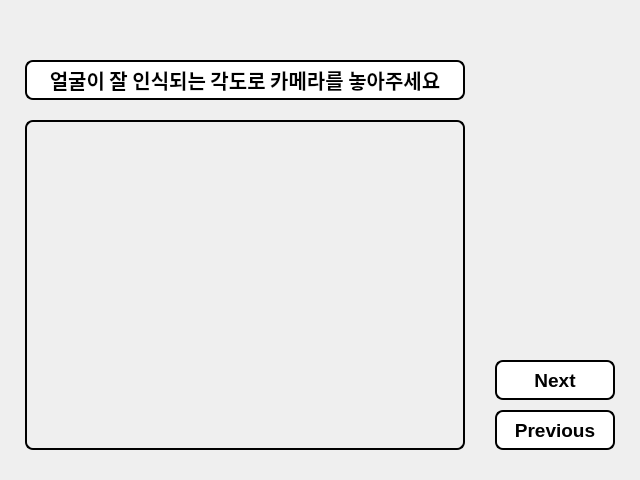
<?xml version="1.0" encoding="UTF-8"?>
<ui version="4.0">
 <class>CamSetPage</class>
 <widget class="QWidget" name="CamSetPage">
  <property name="geometry">
   <rect>
    <x>0</x>
    <y>0</y>
    <width>640</width>
    <height>480</height>
   </rect>
  </property>
  <property name="sizePolicy">
   <sizepolicy hsizetype="Fixed" vsizetype="Fixed">
    <horstretch>0</horstretch>
    <verstretch>0</verstretch>
   </sizepolicy>
  </property>
  <property name="minimumSize">
   <size>
    <width>0</width>
    <height>0</height>
   </size>
  </property>
  <property name="maximumSize">
   <size>
    <width>16777215</width>
    <height>16777215</height>
   </size>
  </property>
  <property name="windowTitle">
   <string>Form</string>
  </property>
  <widget class="QLabel" name="infoLabel">
   <property name="geometry">
    <rect>
     <x>25</x>
     <y>60</y>
     <width>440</width>
     <height>40</height>
    </rect>
   </property>
   <property name="sizePolicy">
    <sizepolicy hsizetype="Fixed" vsizetype="Fixed">
     <horstretch>0</horstretch>
     <verstretch>0</verstretch>
    </sizepolicy>
   </property>
   <property name="minimumSize">
    <size>
     <width>0</width>
     <height>0</height>
    </size>
   </property>
   <property name="maximumSize">
    <size>
     <width>16777215</width>
     <height>16777215</height>
    </size>
   </property>
   <property name="font">
    <font>
     <family>Sans Serif</family>
     <pointsize>15</pointsize>
     <bold>true</bold>
    </font>
   </property>
   <property name="styleSheet">
    <string notr="true">border: 2px solid black;
border-radius: 8px;
background-color: white;
outline: none;</string>
   </property>
   <property name="text">
    <string>얼굴이 잘 인식되는 각도로 카메라를 놓아주세요</string>
   </property>
   <property name="alignment">
    <set>Qt::AlignCenter</set>
   </property>
  </widget>
  <widget class="QLabel" name="videoLabel">
   <property name="geometry">
    <rect>
     <x>25</x>
     <y>120</y>
     <width>440</width>
     <height>330</height>
    </rect>
   </property>
   <property name="sizePolicy">
    <sizepolicy hsizetype="Preferred" vsizetype="Preferred">
     <horstretch>0</horstretch>
     <verstretch>0</verstretch>
    </sizepolicy>
   </property>
   <property name="minimumSize">
    <size>
     <width>0</width>
     <height>0</height>
    </size>
   </property>
   <property name="maximumSize">
    <size>
     <width>16777215</width>
     <height>16777215</height>
    </size>
   </property>
   <property name="styleSheet">
    <string notr="true">border: 2px solid black;
border-radius: 8px;
outline: none;</string>
   </property>
   <property name="text">
    <string/>
   </property>
   <property name="alignment">
    <set>Qt::AlignCenter</set>
   </property>
  </widget>
  <widget class="QPushButton" name="nextButton">
   <property name="geometry">
    <rect>
     <x>495</x>
     <y>360</y>
     <width>120</width>
     <height>40</height>
    </rect>
   </property>
   <property name="maximumSize">
    <size>
     <width>16777215</width>
     <height>16777215</height>
    </size>
   </property>
   <property name="font">
    <font>
     <pointsize>14</pointsize>
     <bold>true</bold>
    </font>
   </property>
   <property name="styleSheet">
    <string notr="true">QPushButton {
    border: 2px solid black;
    border-radius: 8px;
    background-color: white;
    outline: none;
}

QPushButton:focus {
    outline: none;
}

QPushButton:pressed {
    background-color: #e0e0e0;
}</string>
   </property>
   <property name="text">
    <string>Next</string>
   </property>
  </widget>
  <widget class="QPushButton" name="previousButton">
   <property name="geometry">
    <rect>
     <x>495</x>
     <y>410</y>
     <width>120</width>
     <height>40</height>
    </rect>
   </property>
   <property name="maximumSize">
    <size>
     <width>16777215</width>
     <height>16777215</height>
    </size>
   </property>
   <property name="font">
    <font>
     <pointsize>14</pointsize>
     <bold>true</bold>
    </font>
   </property>
   <property name="styleSheet">
    <string notr="true">QPushButton {
    border: 2px solid black;
    border-radius: 8px;
    background-color: white;
    outline: none;
}

QPushButton:focus {
    outline: none;
}

QPushButton:pressed {
    background-color: #e0e0e0;
}</string>
   </property>
   <property name="text">
    <string>Previous</string>
   </property>
  </widget>
 </widget>
 <resources/>
 <connections/>
</ui>
